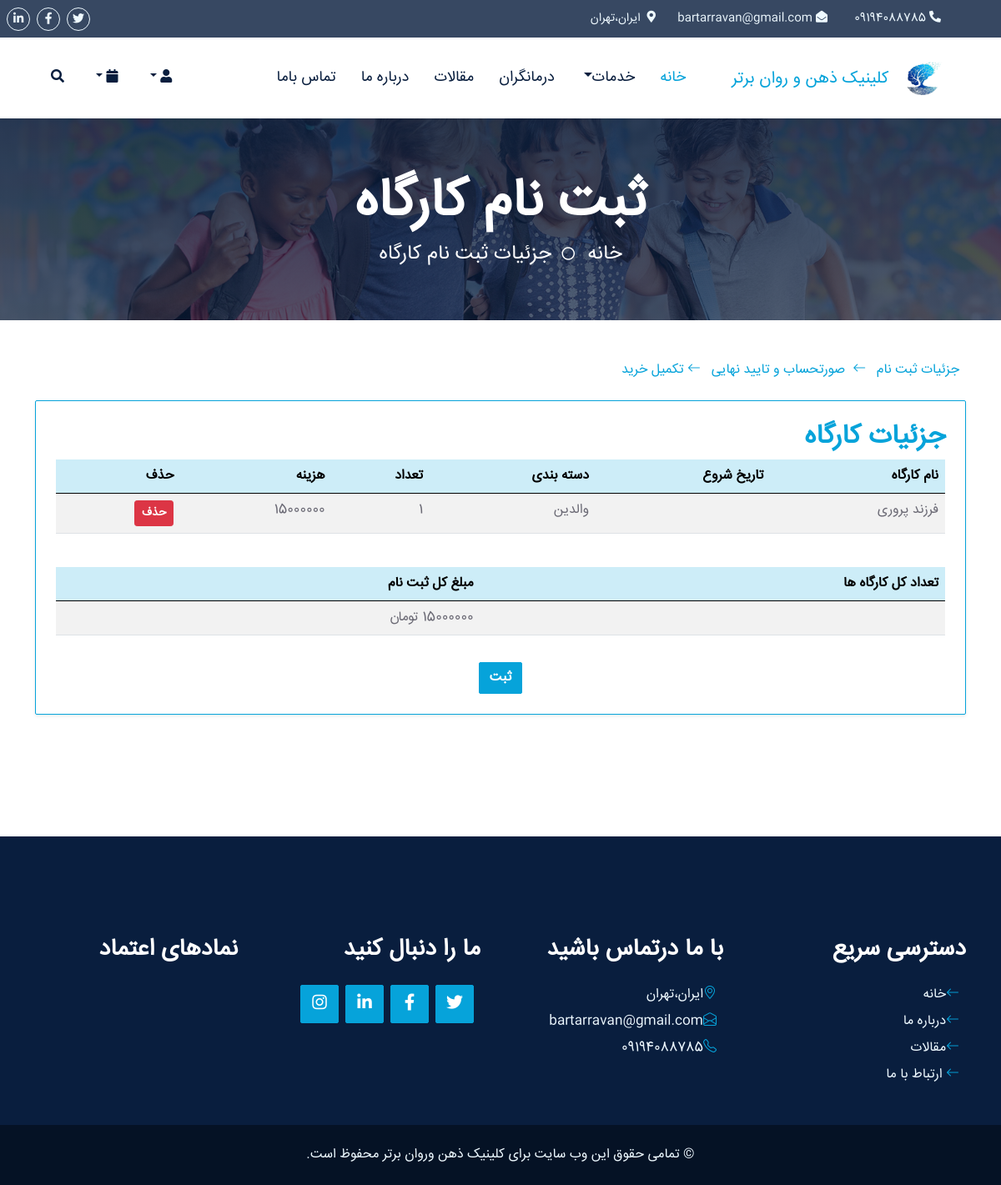
The page /cart/ (signed in) on the database its author committed.
### main_app/models.py (models this page shows, shortened)
class ClinicInfoClass(models.Model):
    name = models.CharField(max_length=50, verbose_name="نام کلینیک")
    address = models.TextField(verbose_name="آدرس")
    phoneNumber = models.CharField(max_length=20, verbose_name="شماره تلفن ثابت",null=True)
    mobileNumber = models.CharField(max_length=20, verbose_name="شماره موبایل")
    email = models.EmailField(verbose_name="ایمیل", blank=True, null=True)
    logo = models.ImageField(upload_to='clinic/logo/', verbose_name="لوگو", blank=True, null=True)
    latitude = models.DecimalField(max_digits=9, decimal_places=6, verbose_name="عرض جغرافیایی", blank=True, null=True)
    longitude = models.DecimalField(max_digits=9, decimal_places=6, verbose_name="طول جغرافیایی", blank=True, null=True)
    instagram = models.URLField(verbose_name="لینک اینستاگرام", blank=True, null=True)
    youtube = models.URLField(verbose_name="لینک یوتیوب", blank=True, null=True)
    linkedin = models.URLField(verbose_name="لینک لینکدین", blank=True, null=True)
    facebook = models.URLField(verbose_name="لینک فیسبوک", blank=True, null=True)
    twitter = models.URLField(verbose_name="لینک توییتر", blank=True, null=True)

class orderItemClass(models.Model):
    order=models.ForeignKey(orderClass,on_delete=models.CASCADE,related_name="items")
    service=models.ForeignKey(serviceClass,on_delete=models.CASCADE)
    quantity=models.PositiveIntegerField(default=0)

class serviceClass(models.Model):
    title=models.CharField(max_length=100,verbose_name="عنوان")
    category=models.ForeignKey(categoryClass,on_delete=models.CASCADE,verbose_name="دسته بندی")

class workshopClass(models.Model):
    service=models.ForeignKey(serviceClass,null=True,on_delete=models.CASCADE,limit_choices_to={'category__title': 'برگزاری کارگاه'},related_name="srv",verbose_name="دسته بندی")
    startw = jmodels.jDateField(verbose_name="تاریخ شروع")
    price=models.IntegerField(verbose_name="قیمت")
    numbsession=models.CharField(max_length=50,verbose_name="تعداد جلسات")
    numbparticipants=models.CharField(max_length=30,verbose_name="تعداد شرکت کنندگان")
    remainingparticipants=models.PositiveIntegerField(default=0,verbose_name="ظرفیت باقیمانده")
    img=models.ImageField(upload_to="photo", null=True,verbose_name="تصویر")
    categoryw=models.ForeignKey(categorywsClass,null=True,on_delete=models.CASCADE,related_name="cw",verbose_name="طیقه بندی")

class categorywsClass(models.Model):
    title=models.CharField(max_length=30,verbose_name="عنوان")
    def __str__(self):
        return self.title

### main_app/views.py (the view)
# urls.py: path('cart/', cart,name="panel"),
@login_required
def cart(request):
    orders=orderClass.objects.filter(user=request.user,status='cart').first()
    reservations = reservationClass.objects.filter(user=request.user, status='cart')
    sm=0
    quan=0
    for i in orders.items.all():
        first_srv=i.service.srv.first()
        if first_srv:
            sm += first_srv.price * i.quantity
            quan+=i.quantity
    cinfo=ClinicInfoClass.objects.all()
    return render(request,'main_app/cart.html', context={'order':orders,'sm':sm,"cinfo":cinfo,"reservation":reservations,"qaun":quan})

### main_app/templates/main_app/cart.html
{% extends "main_app/layout.html" %}
{% load static %}
{% block "titlepage" %}
 ثبت نام کارگاه
{% endblock %}
{% block "homepage" %}
خانه
{% endblock %}
{% block "titlepage2" %}
جزئیات ثبت نام کارگاه
{% endblock %}
{% block "content" %}
<div class="container mb-5">
    <div class="mb-4">
        <a href="/cart" class="text-primary  me-2">جزئیات ثبت نام</a>
        <a href="#ُ" class="text-primary bi bi-arrow-left me-2"> &nbsp;صورتحساب و تایید نهایی</a>
        <a href="#" class="text-primary bi bi-arrow-left me-2">&nbsp;تکمیل خرید</a>
    </div>
    <div class="card p-4 border-primary mt-3 shadow-sm">
        <h2 class="font-weight-semi-bold text-primary">جزئیات کارگاه</h2>
        <div class="table-responsive">
            <table class="table table-striped">
                <thead class="table-primary">
                    <tr>
                        <th scope="col">نام کارگاه</th>
                        <th scope="col">تاریخ شروع</th>
                        <th scope="col">دسته بندی</th>
                        <th scope="col">تعداد</th>
                        <th scope="col">هزینه</th>
                        <th scope="col">حذف</th>
                    </tr>
                </thead>
                <tbody>
                    {% for i in order.items.all %}
                    <tr>
                        <td>{{ i.service.title }}</td>
                        <td>{{ i.service.srv.first.startw }}</td>
                        <td>{{ i.service.srv.first.categoryw }}</td>
                        <td>{{ i.quantity }}</td>
                        <td>{{ i.service.srv.first.price }}</td>
                        <td><a href="/deletecart/{{ i.id }}" class="btn btn-danger btn-sm">حذف</a></td>
                    </tr>
                    {% endfor %}
                </tbody>
            </table>
        </div>
        <div class="table-responsive mt-4">
            <table class="table table-striped">
                <thead class="table-primary">
                    <tr>
                        <th scope="col">تعداد کل کارگاه ها</th>
                        <th scope="col">مبلغ کل ثبت نام </th>
                    </tr>
                </thead>
                <tbody>
                    <tr>
                        <td>{{quan}}</td>
                        <td>{{ sm }} تومان</td>
                    </tr>
                </tbody>
            </table>
        </div>
        <div class="text-center mt-3">
            <a href="/checkout" class="btn btn-primary">ثبت</a>
        </div>
    </div>
</div>
{% endblock %}

### main_app/templates/main_app/layout.html (shortened to what this page needs)
<!DOCTYPE html>
<html lang="en">
<head>
    {%load static%}
    <link href="https://cdnjs.cloudflare.com/ajax/libs/font-awesome/5.10.0/css/all.min.css" rel="stylesheet">
    <link href="https://cdn.jsdelivr.net/npm/bootstrap-icons@1.4.1/font/bootstrap-icons.css" rel="stylesheet">
    <link href="{%static 'main_app/'%}lib/owlcarousel/assets/owl.carousel.min.css" rel="stylesheet">
    <link href="{%static 'main_app/'%}lib/animate/animate.min.css" rel="stylesheet">
    <link href="{%static 'main_app/'%}lib/tempusdominus/css/tempusdominus-bootstrap-4.min.css" rel="stylesheet" />
    <link href="{%static 'main_app/'%}lib/twentytwenty/twentytwenty.css" rel="stylesheet" />
    <link href="{%static 'main_app/'%}css/bootstrap.min.css" rel="stylesheet">
    <link href="{%static 'main_app/'%}css/style.css" rel="stylesheet">
</head>
<body>
    <div class="container-fluid  px-5 d-none d-lg-block" style="font-family: myfont; background-color:#091e3ecf ">
        <div class="row gx-0" style="direction: rtl;">
            <div class="col-lg-8 text-center text-lg-start mb-2 mb-lg-0">
                <div class="d-inline-flex align-items-center" style="height: 45px; margin-left: 390px;">
                    {%for i in cinfo%}
                    <small class="me-3 text-light" style="width: 120px; text-align:right"><i class="fa fa-phone-alt me-2"></i>&nbsp;{{i.mobileNumber}}</small>
                    <small class="me-3 text-light" style="width: 190px; text-align:right"><i class="fa fa-envelope-open me-2"></i>&nbsp;{{i.email}}</small>
                    <small class="me-3 text-light" style="width: 400px; text-align:right"><i class="fa fa-map-marker-alt me-2"></i>&nbsp; {{i.address}}</small>
                </div>
            </div>
            <div class="col-lg-4 text-center text-lg-end" style="padding-right: 300px;">
                <div class="d-inline-flex align-items-center" style="height: 45px;">
                    <a class="btn btn-sm btn-outline-light btn-sm-square rounded-circle me-2" href="{{i.twitter}}"><i class="fab fa-twitter fw-normal"></i></a>
                    <a class="btn btn-sm btn-outline-light btn-sm-square rounded-circle me-2" href="{{i.facebook}}"><i class="fab fa-facebook-f fw-normal"></i></a>
                    <a class="btn btn-sm btn-outline-light btn-sm-square rounded-circle me-2" href="{{i.linkedin}}"><i class="fab fa-linkedin-in fw-normal"></i></a>
                </div>
            </div>
        </div>
    </div>
   <nav class="navbar navbar-expand-lg bg-white navbar-light shadow-sm px-5 py-3 py-lg-0" style="direction: rtl;">
    <a href="index.html" class="navbar-brand p-0">
        <h5 class="m-0 text-primary">
            <img src="{{i.logo.url}}" alt="لوگوی کلینیک روانشناسی ذهن و روان برتر" width="65" height="40">
            کلینیک ذهن و روان برتر
        </h5>
        {%endfor%}
    </a>
    <div class="collapse navbar-collapse" id="navbarCollapse" style="margin-right: 40px;">
        <div class="navbar-nav ms-auto py-0">
            <a href="/" class="nav-item nav-link active">خانه</a>
            <div class="nav-item dropdown">
                <a href="#" class="nav-link dropdown-toggle" data-bs-toggle="dropdown">خدمات</a>
            </div>
            <a href="/team" class="nav-item nav-link">درمانگران</a>
            <a href="/article" class="nav-item nav-link">مقالات</a>
            <a href="/about" class="nav-item nav-link">درباره ما</a>
            <a href="/contact" class="nav-item nav-link">تماس باما</a>
        </div>
    </div>
    <div class="d-none d-lg-flex align-items-center">
{%if user.is_authenticated%}
         <div class="dropdown">
            <button class="btn  dropdown-toggle  text-dark me-2" type="button" id="userDropdown" data-bs-toggle="dropdown" aria-expanded="false">
            <i class="fa fa-user"></i>
            </button>
        </div>
{%else%}
        <button type="button" class="btn text-dark me-2" data-bs-toggle="modal" data-bs-target="#userModal">
            <i class="fa fa-user"></i>
        </button>
{%endif%}
{%if user.is_authenticated%}
        <div class="dropdown1" style="width: auto; position: relative; " >
            <button class="btn  dropdown-toggle  text-dark me-2" type="button" id="bagDropdown" data-bs-toggle="dropdown" aria-expanded="false">
            <i class="fa fa-calendar"></i>
            </button>
        </div>
{%else%}
        <button type="button" class="btn text-dark me-2" data-bs-toggle="modal" data-bs-target="#bagModal">
            <i class="fa fa-calendar"></i>
        </button>
{%endif%}
        <button type="button" class="btn text-dark me-2" data-bs-toggle="modal" data-bs-target="#searchModal">
            <i class="fa fa-search"></i>
        </button>
    </div>
</nav>
    <div class="container-fluid bg-primary py-5 hero-header1 mb-5">
        <div class="row py-3">
            <div class="col-12 text-center">
                <h1 class="display-3 text-white animated zoomIn">
                    {%block "titlepage"%}
                    {%endblock%}
                </h1>
                <a href=" " class="h4 text-white">
                    {%block "homepage"%}
                    {%endblock%}
                </a>
                <i class="far fa-circle text-white px-2"></i>
                <a href=" " class="h4 text-white">
                    {%block "titlepage2"%}
                    {%endblock%}
                </a>
            </div>
        </div>
    </div>
                    {%block "content"%}
                    {%endblock%}
    <div class="container-fluid position-relative pt-5 wow fadeInUp" data-wow-delay="0.1s" style="z-index: 1; direction:rtl ">
    </div>
    <div class="container-fluid bg-dark text-light py-5 wow fadeInUp" data-wow-delay="0.3s" style="margin-top: 50px; direction:rtl">
        <div class="container pt-5">
            <div class="row g-5 pt-4">
                <div class="col-lg-3 col-md-6">
                    <h3 class="text-white mb-4">دسترسی سریع</h3>
                    <div class="d-flex flex-column justify-content-start">
                        <a class="text-light mb-2" href="/"><i class="bi bi-arrow-left text-primary me-2"></i>خانه</a>
                        <a class="text-light mb-2" href="/about"><i class="bi bi-arrow-left text-primary me-2"></i>درباره ما</a>
                        <a class="text-light mb-2" href="/article"><i class="bi bi-arrow-left text-primary me-2"></i>مقالات</a>
                        <a class="text-light" href="/contact"><i class="bi bi-arrow-left text-primary me-2"></i> ارتباط با ما</a>
                    </div>
                </div>
                <div class="col-lg-3 col-md-6">
                    <h3 class="text-white mb-4">با ما درتماس باشید</h3>
                    {%for i in cinfo%}
                    <p class="mb-2"><i class="bi bi-geo-alt text-primary me-2"></i>{{i.address}}</p>
                    <p class="mb-2"><i class="bi bi-envelope-open text-primary me-2"></i>{{i.email}}</p>
                    <p class="mb-0"><i class="bi bi-telephone text-primary me-2"></i>{{i.mobileNumber}}</p>
                </div>
                <div class="col-lg-3 col-md-6">
                    <h3 class="text-white mb-4">ما را دنبال کنید</h3>
                    <div class="d-flex">
                        <a class="btn btn-lg btn-primary btn-lg-square rounded me-2" href="{{i.twitter}}"><i class="fab fa-twitter fw-normal"></i></a>
                        <a class="btn btn-lg btn-primary btn-lg-square rounded me-2" href="{{i.facebook}}"><i class="fab fa-facebook-f fw-normal"></i></a>
                        <a class="btn btn-lg btn-primary btn-lg-square rounded me-2" href="{{i.linkedin}}"><i class="fab fa-linkedin-in fw-normal"></i></a>
                        <a class="btn btn-lg btn-primary btn-lg-square rounded me-2" href="{{i.instagram}}"><i class="fab fa-instagram fw-normal"></i></a>
                    </div>
                    {%endfor%}
                </div>
                <div class="col-lg-3 col-md-6">
                    <h3 class="text-white mb-4">نمادهای اعتماد</h3>
                    <div class="d-flex flex-column justify-content-start">
                        <a target='_blank' href=''></a>
                    </div>
                </div>
            </div>
        </div>
    </div>
    <div class="container-fluid text-light py-4" style="background: #051225;">
              <div class="container">
                <div class="row g-0">
                    <div class="text-center text-md-start">
                        <p class="mb-md-0" style="text-align: center;"> .تمامی حقوق این وب سایت برای کلینیک ذهن وروان برتر محفوظ است  &copy; </p>
                    </div>
                </div>
            </div>
    </div>
</body>
</html>

### main_app/static/main_app/css/style.css (style rules this page uses)
body { font-family: 'myfont'; }
* { font-feature-settings: "lnum" 0, "tnum" 0; }
.me-3 { font-family: 'myfont'; }
.mb-4 { font-family: 'myfont'; text-justify: inter-word; text-align: justify; direction: rtl; }
.mb-5 { font-family: 'myfont'; text-justify: inter-word; text-align: justify; direction: rtl; }
.row { font-family: 'myfont'; }
:root { --primary: #06A3DA; --secondary: #F57E57; --light: #EEF9FF; --dark: #091E3E; }
h1, h2, .font-weight-bold { font-weight: 700 !important; }
h3, h4, .font-weight-semi-bold { font-weight: 600 !important; }
h5, h6, .font-weight-medium { font-weight: 500 !important; }
.btn { font-family: 'myfont', sans-serif ,Arial; font-weight: 600; transition: .5s; }
.btn-primary, .btn-secondary { color: #FFFFFF; }
.btn-sm-square { width: 28px; height: 28px; }
.btn-lg-square { width: 46px; height: 46px; }
.btn-square, .btn-sm-square, .btn-lg-square { padding-left: 0; padding-right: 0; text-align: center; }
.navbar-light .navbar-nav .nav-link { font-family: 'myfont', sans-serif; padding: 35px 15px; font-size: 18px; color: var(--dark); outline: none; transition: .5s; }
.navbar-light .navbar-nav .nav-link:hover, .navbar-light .navbar-nav .nav-link.active { color: var(--primary); }
.hero-header1 { background: linear-gradient(rgba(9, 30, 62, .85), rgba(9, 30, 62, 0.692)), url(../img/childtherapy.jpg) center center no-repeat; background-size: cover; }

### rows shown on the page
ClinicInfoClass: mobileNumber "09194088785", email "bartarravan@gmail.com", address "ایران،تهران", logo (picture)
orderItemClass: service "فرزند پروری", service.srv.first.categoryw "والدین", quantity "1", service.srv.first.price "15000000"
